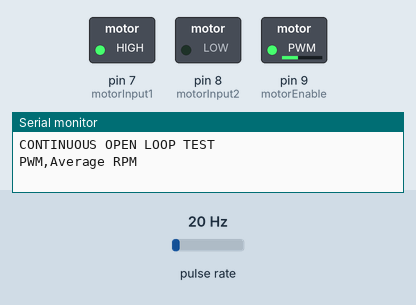
A sketch run on a simulated Arduino Uno, built with avr-gcc and run on an emulated ATmega328P. Shown: switched loads named in the sketch (green lamp = pin HIGH), the last lines printed to the serial monitor. Wiring (inferred from the names in the program): pulse sensor: data pin 2. Inputs (shaded band) come from the test bench; at power-on: pulse rate 20 Hz.

Above: at 0.1 s.
At 15.1 s:
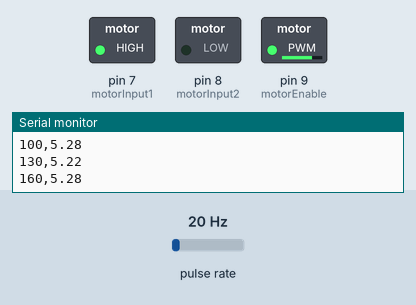
At 25.1 s:
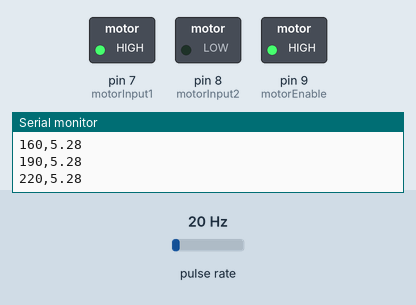
At 30.1 s:
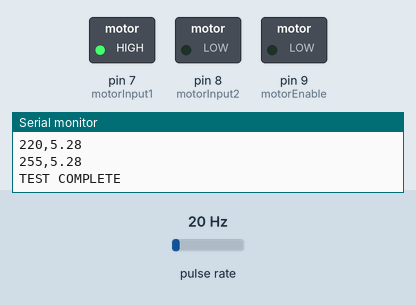
Timing chart, 0 to 31.6 s (numbered marks = the images above):
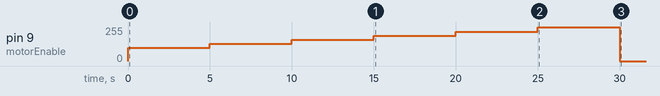

Measured:
- by itself, pin 9 (motorEnable): rises from 0/255 to 255/255 in 25.0 s, then falls to 0/255 in 5.0 s

The sketch:

arduino_pidmotor_experiment_1.ino
```cpp
/*
  OPEN-LOOP MOTOR TEST - CONTINUOUS RUN
*/

const int motorEnable = 9;
const int motorInput1 = 7;
const int motorInput2 = 8;
const int encoderA = 2;

const float PULSES_PER_REV = 227.2;

volatile unsigned long encoderCount = 0;

const int pwmValues[] = {100, 130, 160, 190, 220, 255};
const int numberOfTests = 6;

const unsigned long sampleTime = 100;
const unsigned long testDuration = 5000;
const unsigned long stabilizationTime = 1000;

void countEncoderPulse() {
  encoderCount++;
}

void setup() {
  Serial.begin(9600);

  pinMode(motorEnable, OUTPUT);
  pinMode(motorInput1, OUTPUT);
  pinMode(motorInput2, OUTPUT);
  pinMode(encoderA, INPUT_PULLUP);

  digitalWrite(motorInput1, HIGH);
  digitalWrite(motorInput2, LOW);

  attachInterrupt(
    digitalPinToInterrupt(encoderA),
    countEncoderPulse,
    RISING
  );

  analogWrite(motorEnable, 0);

  Serial.println("CONTINUOUS OPEN LOOP TEST");
  Serial.println("PWM,Average RPM");
}

void loop() {

  for (int i = 0; i < numberOfTests; i++) {

    int currentPWM = pwmValues[i];

    // Change speed without stopping the motor
    analogWrite(motorEnable, currentPWM);

    unsigned long testStart = millis();
    unsigned long previousSample = testStart;

    float rpmSum = 0;
    int sampleCount = 0;

    bool stabilized = false;

    while (millis() - testStart < testDuration) {

      unsigned long currentTime = millis();

      if (currentTime - previousSample >= sampleTime) {

        float dt =
          (currentTime - previousSample) / 1000.0;

        previousSample = currentTime;

        noInterrupts();
        unsigned long pulses = encoderCount;
        encoderCount = 0;
        interrupts();

        // Allow one second for speed to stabilize
        if (!stabilized &&
            currentTime - testStart >= stabilizationTime) {

          stabilized = true;
          rpmSum = 0;
          sampleCount = 0;

        } else if (stabilized) {

          float rpm =
            (pulses * 60.0) /
            (PULSES_PER_REV * dt);

          rpmSum += rpm;
          sampleCount++;
        }
      }
    }

    float averageRPM = 0;

    if (sampleCount > 0) {
      averageRPM = rpmSum / sampleCount;
    }

    Serial.print(currentPWM);
    Serial.print(",");
    Serial.println(averageRPM);
  }

  analogWrite(motorEnable, 0);

  Serial.println("TEST COMPLETE");

  while (true) {
    delay(1000);
  }
}
```
